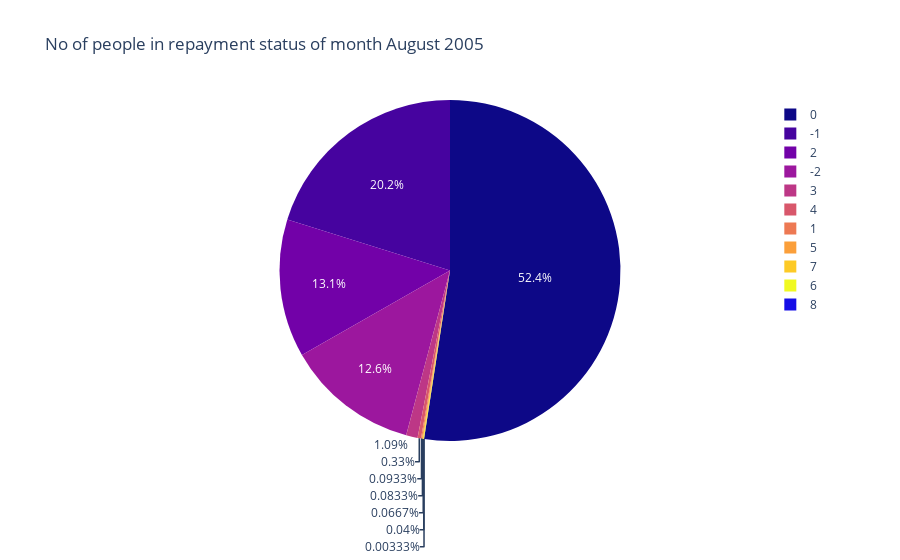

The notebook cell this image was saved under:
### Code cell
df2 = pf['History of past payment. The repayment status in August, 2005*'].value_counts().reset_index()
df2.columns = ['History of past payment. The repayment status in August, 2005*', 'No of people']

fig4 = pe.pie(df2, values = 'No of people', names = 'History of past payment. The repayment status in August, 2005*',color_discrete_sequence =  pe.colors.sequential.Plasma,
             title = 'No of people in repayment status of month August 2005')
fig4.show()

### Figure 1 — Plotly figure (JSON) as saved in the notebook; plotly's stock layout.template omitted (floating-point values rounded to 4 significant figures)
{"data": [{"domain": {"x": [0, 1], "y": [0, 1]}, "hovertemplate": "History of past payment. The repayment status in August, 2005*=%{label}<br>No of people=%{value}<extra></extra>", "labels": [0, -1, 2, -2, 3, 4, 1, 5, 7, 6, 8], "legendgroup": "", "name": "", "showlegend": true, "type": "pie", "values": [15730, 6050, 3927, 3782, 326, 99, 28, 25, 20, 12, 1]}], "layout": {"legend": {"tracegroupgap": 0}, "piecolorway": ["#0d0887", "#46039f", "#7201a8", "#9c179e", "#bd3786", "#d8576b", "#ed7953", "#fb9f3a", "#fdca26", "#f0f921"], "title": {"text": "No of people in repayment status of month August 2005"}}}
